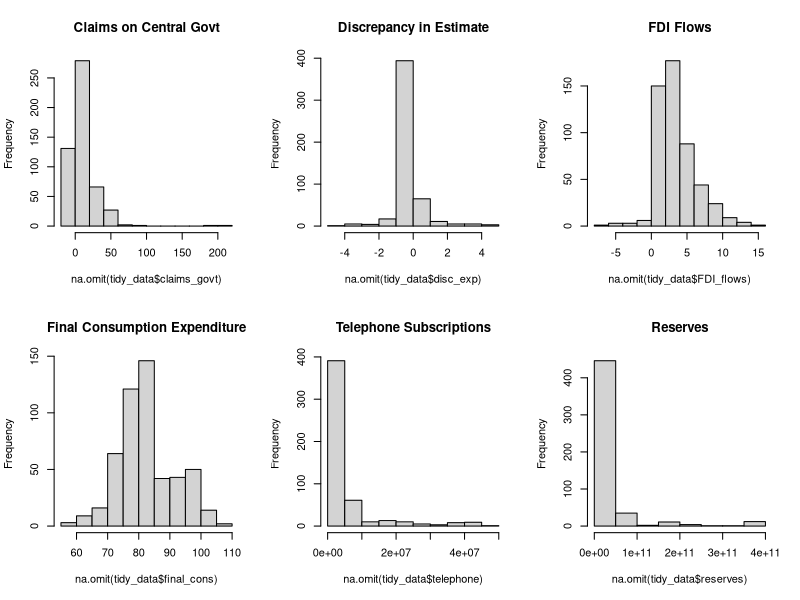

Source code (R):
# Thesis Work 1 - Preparing Data and Imputing Missing Values

# Load packages
library(dplyr)
library(tidyr)
library(VIM)

# Import tidy dataset including countries, years, REER variable, and possible predictors
tidy_data <- as.data.frame(readxl::read_excel("data/Thesis_Tidy_Data.xlsx", na = ".."))

# Rename columns for easier processing
colnames(tidy_data) <- c("Country", "Year", "REER", "adol_fert", "age_dep", "birth",
                         "broad", "broad_grow", "broad_reserves", "claims_govt_broad",
                         "claims_govt", "education", "curr_acct", "health_exp", "death",
                         "disc_exp", "agriculture", "industry", "services", "emp_pop",
                         "exp_unit_value", "exp_value", "exp_vol", "exp_goods", 
                         "FDI_flows", "fertility", "final_cons", "telephone", "GNI",
                         "govt_final_cons", "imp_unit_value", "imp_value", "imp_vol",
                         "imp_goods", "internet", "inflation", "ins_exp", "ins_imp",
                         "life_exp", "ToT", "migration", "pop_grow", "pop", "GDPpc",
                         "tariff", "reserves", "trade", "unemp")

# Remove columns which were decided to be unfit for analysis
tidy_data <- tidy_data %>% select(-broad, -broad_grow, -broad_reserves, -claims_govt_broad,
                                  -education, -health_exp, -GNI)

# Remove 2024 rows - there are not enough variables that have data for 2024
tidy_data <- tidy_data %>% filter(Year != 2024)

# Change discrepancy in expenditure to % of GDP instead of currency amounts (each
#    country has a different currency, so not standardizing would skew analysis)
GDP_LCU <- as.data.frame(readxl::read_excel("data/GDPCURRENTLCU_WB.xlsx", na=".."))
rownames(GDP_LCU) <- GDP_LCU[[3]]
GDP_LCU <- GDP_LCU[, -c(1:4)]
GDP_LCU <- GDP_LCU[, -34]
# Converting GDP_LCU to tidy format:
GDP_LCU <- GDP_LCU %>% tibble::rownames_to_column(var = "Country") %>%
  pivot_longer(cols = -Country, names_to = "Year", values_to = "GDP_LCU") %>%
  mutate(Year = sub(" .*", "", Year), Year = as.integer(Year))
# Merge GDP_LCU into tidy_data and standardize disc_exp
tidy_data <- tidy_data %>% left_join(GDP_LCU, by = c("Country", "Year")) %>%
  mutate(disc_exp = (disc_exp/GDP_LCU)*100)
# Remove GDP_LCU column and dataframe - no longer needed
tidy_data <- tidy_data %>% select(-GDP_LCU)
rm(GDP_LCU)

#-------------------------------------------------------------------------------
# Imputing missing values - Mean and Median


# The variables with < 1% missing values:
sum(is.na(tidy_data$claims_govt))/length(tidy_data$claims_govt)
sum(is.na(tidy_data$disc_exp))/length(tidy_data$disc_exp)
sum(is.na(tidy_data$FDI_flows))/length(tidy_data$FDI_flows)
sum(is.na(tidy_data$final_cons))/length(tidy_data$final_cons)
sum(is.na(tidy_data$telephone))/length(tidy_data$telephone)
sum(is.na(tidy_data$reserves))/length(tidy_data$reserves)
# I will use mean or median imputation for these. Plot to check distribution:
par(mfrow = c(2,3))
hist(na.omit(tidy_data$claims_govt), main = "Claims on Central Govt")
hist(na.omit(tidy_data$disc_exp), main = "Discrepancy in Estimate")
hist(na.omit(tidy_data$FDI_flows), main = "FDI Flows")
hist(na.omit(tidy_data$final_cons), main = "Final Consumption Expenditure")
hist(na.omit(tidy_data$telephone), main = "Telephone Subscriptions")
hist(na.omit(tidy_data$reserves), main = "Reserves")
par(mfrow = c(1,1))
# Variables with right skew (impute using median): claims_govt, telephone, reserves
# Variables with normal distribution (impute using mean): disc_exp, FDI_flows, final_cons

# Imputation

# claims_govt
# Panama has 12% of its values missing (consecutively), so KNN (n=5) imputation
#   will be used for this, with median imputation used for the rest.
# Extract country
panama_claims_govt <- tidy_data %>% filter(Country == "Panama") %>% arrange(Year)
# Perform K-NN imputation
panama_claims_govt <- VIM::kNN(panama_claims_govt, variable = "claims_govt", k = 5, imp_var = FALSE)
# Place back into tidy_data
tidy_data <- tidy_data %>% left_join(panama_claims_govt %>% select(Country, Year, claims_govt),
                                     by = c("Country", "Year"), suffix = c("", "_imp")) %>%
  mutate(claims_govt = ifelse(is.na(claims_govt), claims_govt_imp, claims_govt)) %>%
  select(-claims_govt_imp)
# Remove panama dataframe - no longer needed
rm(panama_claims_govt)
# Fill in remaining NAs with median imputation (within country, over time)
tidy_data <- tidy_data %>% group_by(Country) %>%
  mutate(claims_govt = coalesce(claims_govt, median(claims_govt, na.rm = TRUE))) %>% ungroup()

# Remaining variables
tidy_data <- tidy_data %>% group_by(Country) %>%
  mutate(disc_exp = coalesce(disc_exp, mean(disc_exp, na.rm = TRUE)),
         FDI_flows = coalesce(FDI_flows, mean(FDI_flows, na.rm = TRUE)),
         final_cons = coalesce(final_cons, mean(final_cons, na.rm = TRUE)),
         telephone = coalesce(telephone, median(telephone, na.rm = TRUE)),
         reserves = coalesce(reserves, median(reserves, na.rm = TRUE))
         ) %>% ungroup()


# Variables with > 1% missing values:
sum(is.na(tidy_data$emp_pop))/length(tidy_data$emp_pop)
sum(is.na(tidy_data$internet))/length(tidy_data$internet)
sum(is.na(tidy_data$ins_exp))/length(tidy_data$ins_exp)
sum(is.na(tidy_data$tariff))/length(tidy_data$tariff)
# I will use K-NN (k=5) imputation for these. Imputation:

# emp_pop
tidy_data <- tidy_data %>% group_by(Country) %>%
  group_modify(~ VIM::kNN(.x, variable = "emp_pop", k = 5, imp_var = FALSE)) %>% ungroup()

# internet
tidy_data <- tidy_data %>% group_by(Country) %>%
  group_modify(~ VIM::kNN(.x, variable = "internet", k = 5, imp_var = FALSE)) %>% ungroup()

# ins_exp
tidy_data <- tidy_data %>% group_by(Country) %>%
  group_modify(~ VIM::kNN(.x, variable = "ins_exp", k = 5, imp_var = FALSE)) %>% ungroup()

# tariff
tidy_data <- tidy_data %>% group_by(Country) %>%
  group_modify(~ VIM::kNN(.x, variable = "tariff", k = 5, imp_var = FALSE)) %>% ungroup()

# Check:
sum(is.na(tidy_data))
# Yay! No NAs!
